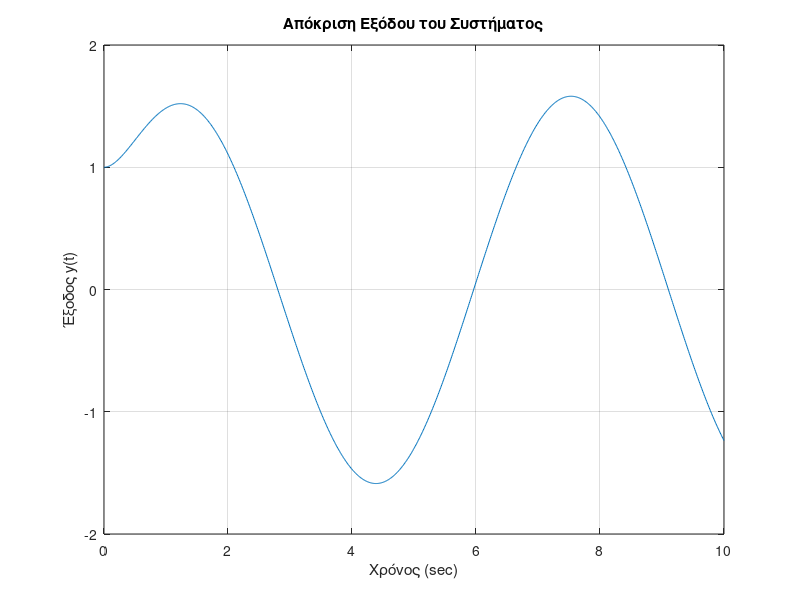
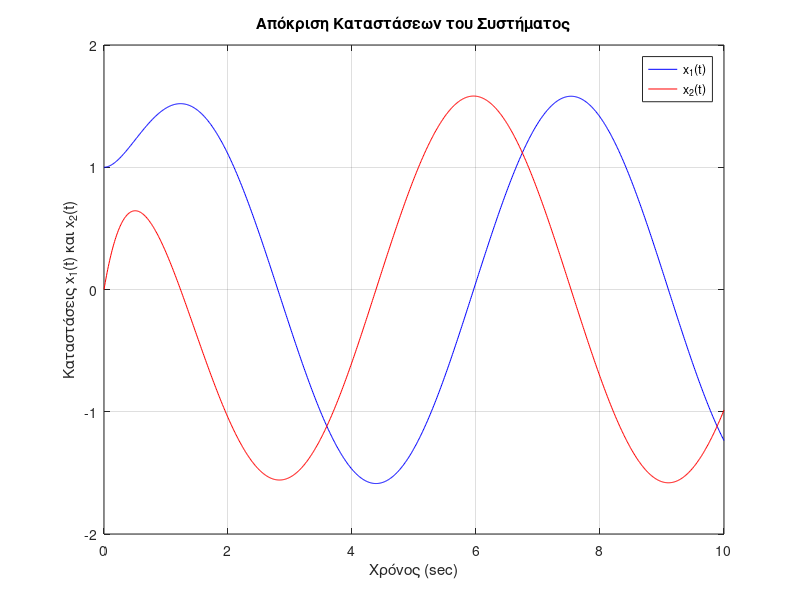
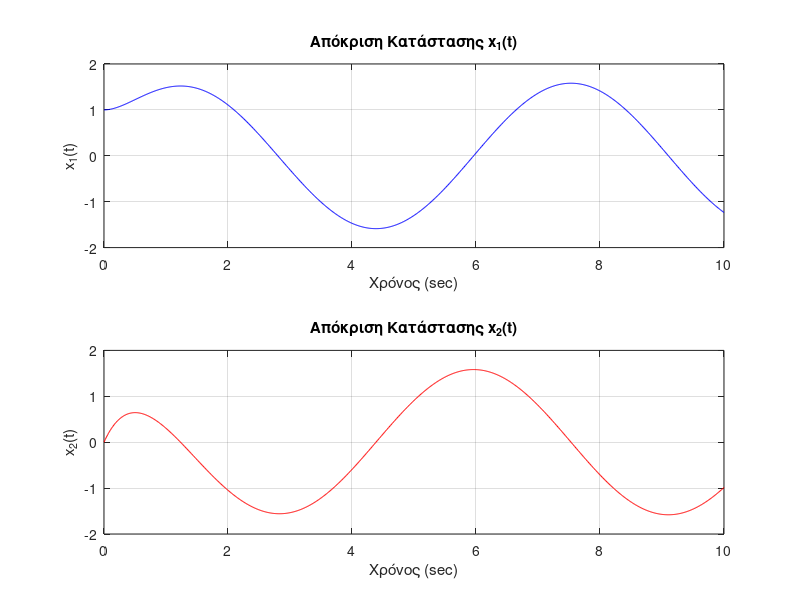

These figures' MATLAB source, in order:
% Ορισμός των μητρώων του συστήματος κατάστασης
A = [0 1; -2 -3];
B = [0; 1];
C = [1 0];
D = 0;

% Αρχικές συνθήκες και χρονικό διάστημα
x0 = [1; 0];
t = 0:0.01:10; % 0 έως 10 δευτερόλεπτα με βήμα 0.01

% Ορισμός της εισόδου u(t) = 5cos(t)
u = 5 * cos(t);

% Δημιουργία του γραμμικού συστήματος σε μορφή κατάστασης
sys = ss(A, B, C, D);

% Προσομοίωση της απόκρισης του συστήματος
[y, t, x] = lsim(sys, u, t, x0);

% Σχεδίαση της εξόδου του συστήματος
figure;
plot(t, y);
title('Απόκριση Εξόδου του Συστήματος');
xlabel('Χρόνος (sec)');
ylabel('Έξοδος y(t)');
grid on;

% Σχεδίαση των καταστάσεων x1 και x2 σε κοινό plot με τη χρήση της εντολής hold on
figure;
plot(t, x(:,1), 'b', 'DisplayName', 'x_1(t)');
hold on;
plot(t, x(:,2), 'r', 'DisplayName', 'x_2(t)');
title('Απόκριση Καταστάσεων του Συστήματος');
xlabel('Χρόνος (sec)');
ylabel('Καταστάσεις x_1(t) και x_2(t)');
legend;
grid on;
hold off;

% Σχεδίαση των καταστάσεων x1 και x2 σε διαφορετικά subplots
figure;
subplot(2,1,1);
plot(t, x(:,1), 'b');
title('Απόκριση Κατάστασης x_1(t)');
xlabel('Χρόνος (sec)');
ylabel('x_1(t)');
grid on;

subplot(2,1,2);
plot(t, x(:,2), 'r');
title('Απόκριση Κατάστασης x_2(t)');
xlabel('Χρόνος (sec)');
ylabel('x_2(t)');
grid on;
